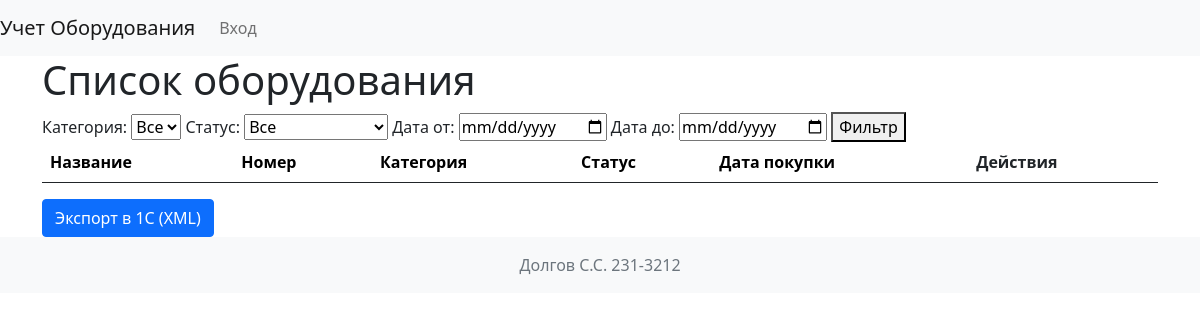
The app's page /?page=1&sort_by=name&sort_order=asc, older data.
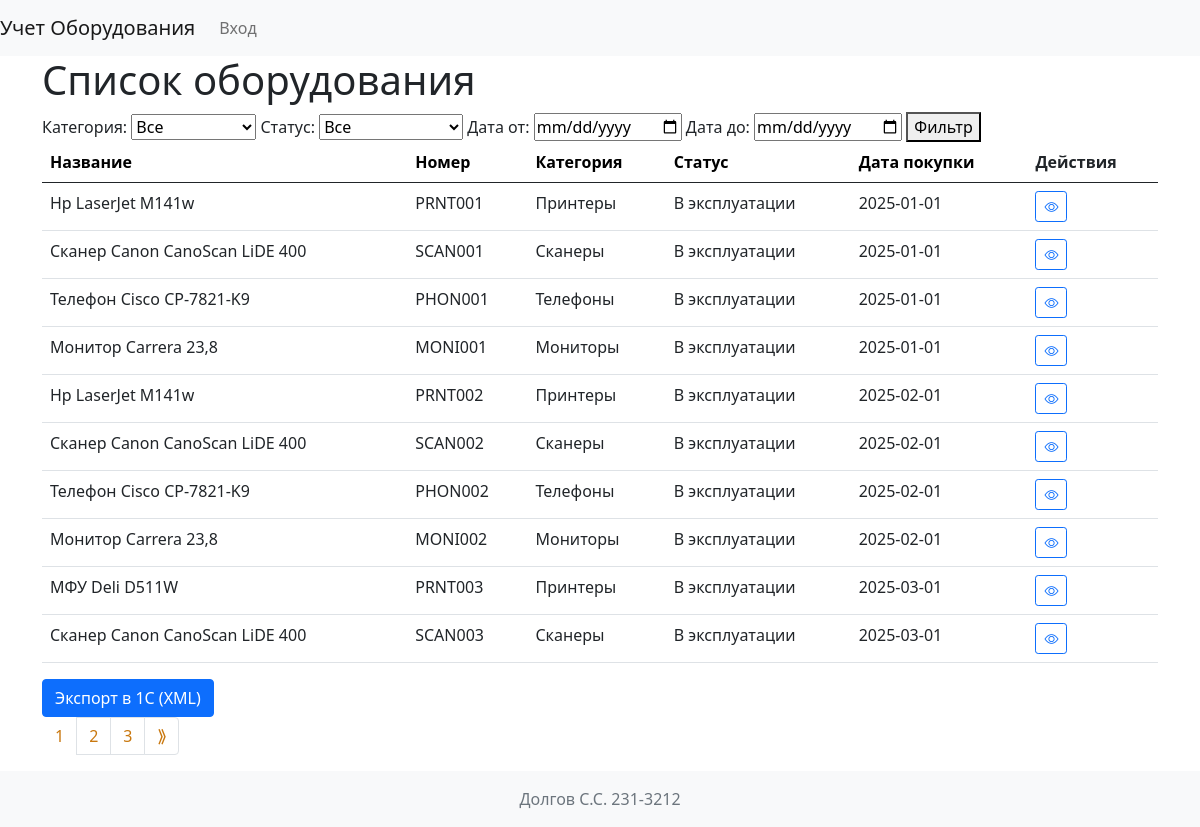
The same page, newer data.
### models.py (models this page shows, shortened)
class Equipment(db.Model):
    id = db.Column(db.Integer, primary_key=True)
    name = db.Column(db.String(255), nullable=False)
    inventory_number = db.Column(db.String(50), unique=True, nullable=False)
    category_id = db.Column(db.Integer, db.ForeignKey('category.id'), nullable=False)
    category = relationship("Category", backref="equipment")
    purchase_date = db.Column(db.Date, nullable=False)
    cost = db.Column(db.Numeric(10, 2), nullable=False)
    status = db.Column(Enum('В эксплуатации', 'На ремонте', 'Списано', name='equipment_status'), nullable=False)
    photo_id = db.Column(db.Integer, db.ForeignKey('photo.id'), nullable=True)
    photo = relationship("Photo", backref="equipment")
    created_at = db.Column(DateTime, default=datetime.utcnow)
    responsible_persons = relationship("Person", secondary="equipment_person", back_populates="equipment")

class Category(db.Model):
    id = db.Column(db.Integer, primary_key=True)
    name = db.Column(db.String(100), nullable=False)
    description = db.Column(db.Text)

### app.py (the view)
@app.route('/')
def index():
    page = request.args.get('page', 1, type=int)
    sort_by = request.args.get('sort_by', 'purchase_date', type=str)
    sort_order = request.args.get('sort_order', 'desc', type=str)  # от я до а
    category_filter = request.args.get('category', None, type=int)
    status_filter = request.args.get('status', None, type=str)
    date_from = request.args.get('date_from', None, type=str)
    date_to = request.args.get('date_to', None, type=str)
    per_page = 10
    query = Equipment.query
    if category_filter:
        query = query.filter(Equipment.category_id == category_filter)
    if status_filter:
        query = query.filter(Equipment.status == status_filter)
    if date_from:
        date_from_dt = datetime.strptime(date_from, '%Y-%m-%d')
        query = query.filter(Equipment.purchase_date >= date_from_dt)
    if date_to:
        date_to_dt = datetime.strptime(date_to, '%Y-%m-%d')
        query = query.filter(Equipment.purchase_date <= date_to_dt)
    if sort_by == 'category':
        sort_column = Equipment.category.has(name=Category.name)
    elif sort_by == 'status':
        sort_column = Equipment.status
    elif sort_by == 'purchase_date':
        sort_column = Equipment.purchase_date
    else:
        sort_column = Equipment.purchase_date
    if sort_order == 'asc':
        query = query.order_by(sort_column.asc())
    else:
        query = query.order_by(sort_column.desc())
    pagination = query.paginate(page=page, per_page=per_page, error_out=False)
    equipments = pagination.items
    categories = Category.query.all()
    statuses = ['В эксплуатации', 'На ремонте', 'Списано']
    return render_template('index.html',
                           equipments=equipments,
                           pagination=pagination,
                           categories=categories,
                           statuses=statuses,
                           sort_by=sort_by,
                           sort_order=sort_order,
                           category_filter=category_filter,
                           status_filter=status_filter,
                           date_from=date_from,
                           date_to=date_to
                           )

### templates/index.html (shortened to what the changed rows need)
{% extends 'base.html' %}
{% block content %}
    <h1>Список оборудования</h1>
    <table class="table">
        <thead>
            <tr>
                <th><a href="?page={{ pagination.page }}&sort_by=name&sort_order={% if sort_by == 'name' and sort_order == 'asc' %}desc{% else %}asc{% endif %}">Название</a></th>
                <th><a href="?page={{ pagination.page }}&sort_by=inventory_number&sort_order={% if sort_by == 'inventory_number' and sort_order == 'asc' %}desc{% else %}asc{% endif %}">Номер</a></th>
                <th><a href="?page={{ pagination.page }}&sort_by=category&sort_order={% if sort_by == 'category' and sort_order == 'asc' %}desc{% else %}asc{% endif %}">Категория</a></th>
                <th><a href="?page={{ pagination.page }}&sort_by=status&sort_order={% if sort_by == 'status' and sort_order == 'asc' %}desc{% else %}asc{% endif %}">Статус</a></th>
                <th><a href="?page={{ pagination.page }}&sort_by=purchase_date&sort_order={% if sort_by == 'purchase_date' and sort_order == 'asc' %}desc{% else %}asc{% endif %}">Дата покупки</a></th>
                <th>Действия</th>
            </tr>
        </thead>
        <tbody>
            {% for equipment in equipments %}
                <tr>
                    <td>{{ equipment.name }}</td>
                    <td>{{ equipment.inventory_number }}</td>
                    <td>{{ equipment.category.name }}</td>
                    <td>{{ equipment.status }}</td>
                    <td>{{ equipment.purchase_date.strftime('%Y-%m-%d') }}</td>
                    <td>
                        <a href="{{ url_for('equipment_detail', equipment_id=equipment.id) }}" class="btn btn-outline-primary btn-sm" title="Просмотр">
                            <i class="bi bi-eye"></i>
                        </a>
                    </td>
                </tr>
            {% endfor %}
        </tbody>
    </table>
    {% if pagination.total > pagination.per_page %}
        <div class="pagination">
            <nav aria-label="Page navigation">
                <ul class="pagination justify-content-center">
                    {% for page_num in pagination.iter_pages(left_edge=2, right_edge=2, left_current=2, right_current=2) %}
                        {% if page_num %}
                            {% if pagination.page == page_num %}
                                <li class="page-item active">
                                    <span class="page-link">{{ page_num }}</span>
                                </li>
                            {% else %}
                                <li class="page-item">
                                    <a class="page-link" href="?page={{ page_num }}&sort_by={{ sort_by }}&sort_order={{ sort_order }}&category={{ category_filter or '' }}&status={{ status_filter or '' }}&date_from={{ date_from or '' }}&date_to={{ date_to or '' }}">{{ page_num }}</a>
                                </li>
                            {% endif %}
                        {% else %}
                            <li class="page-item disabled">
                                <span class="page-link">…</span>
                            </li>
                        {% endif %}
                    {% endfor %}
                    {% if pagination.has_next %}
                        <li class="page-item">
                            <a class="page-link" href="?page={{ pagination.next_num }}&sort_by={{ sort_by }}&sort_order={{ sort_order }}&category={{ category_filter or '' }}&status={{ status_filter or '' }}&date_from={{ date_from or '' }}&date_to={{ date_to or '' }}">⟫</a>
                        </li>
                    {% endif %}
                </ul>
            </nav>
        </div>
    {% endif %}
{% endblock %}

Row changes from the older to the newer data that the page shows:
added Equipment: name "Hp LaserJet M141w", inventory_number "PRNT001", category.name "Принтеры", status "В эксплуатации", purchase_date "2025-01-01"
added Equipment: name "Сканер Canon CanoScan LiDE 400", inventory_number "SCAN001", category.name "Сканеры", status "В эксплуатации", purchase_date "2025-01-01"
added Equipment: name "Телефон Cisco CP-7821-K9", inventory_number "PHON001", category.name "Телефоны", status "В эксплуатации", purchase_date "2025-01-01"
added Equipment: name "Монитор Carrera 23,8", inventory_number "MONI001", category.name "Мониторы", status "В эксплуатации", purchase_date "2025-01-01"
added Equipment: name "Hp LaserJet M141w", inventory_number "PRNT002", category.name "Принтеры", status "В эксплуатации", purchase_date "2025-02-01"
added Equipment: name "Сканер Canon CanoScan LiDE 400", inventory_number "SCAN002", category.name "Сканеры", status "В эксплуатации", purchase_date "2025-02-01"
added Equipment: name "Телефон Cisco CP-7821-K9", inventory_number "PHON002", category.name "Телефоны", status "В эксплуатации", purchase_date "2025-02-01"
added Equipment: name "Монитор Carrera 23,8", inventory_number "MONI002", category.name "Мониторы", status "В эксплуатации", purchase_date "2025-02-01"
added Equipment: name "МФУ Deli D511W", inventory_number "PRNT003", category.name "Принтеры", status "В эксплуатации", purchase_date "2025-03-01"
added Equipment: name "Сканер Canon CanoScan LiDE 400", inventory_number "SCAN003", category.name "Сканеры", status "В эксплуатации", purchase_date "2025-03-01"
Text that changed along with them:
new list line: "1"
new list line: "2"
new list line: "3"
